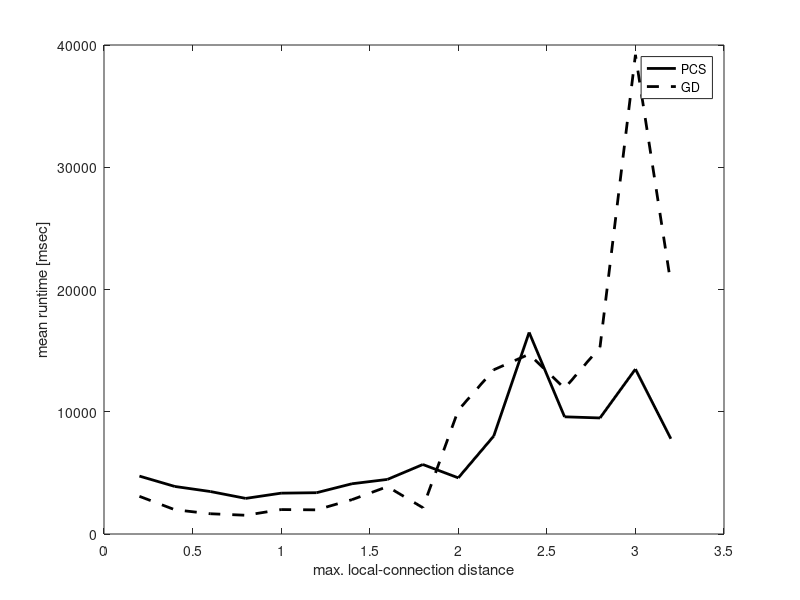
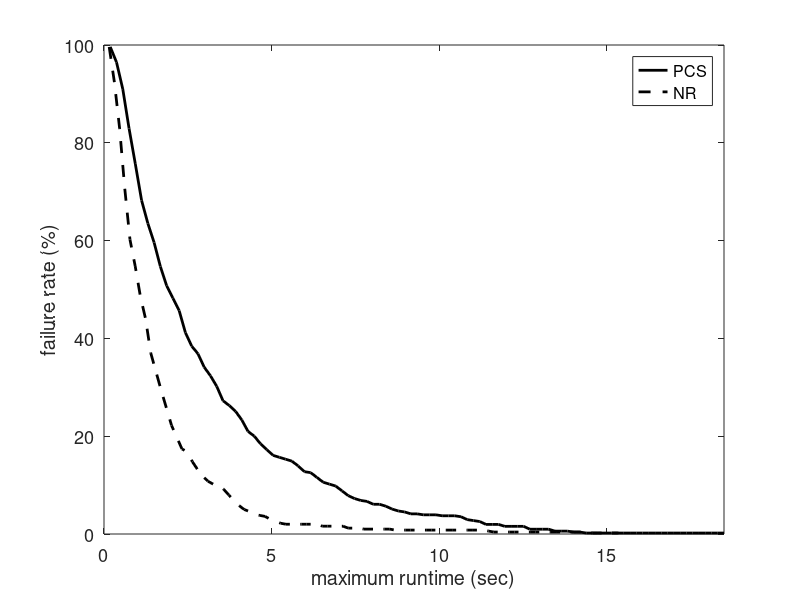

Write MATLAB code to recreate these figures, in order.
% Performance comparison between the PCS, GD (with KDL) approaches. 
% The experiment is in one scene with obstacles where the start and goal configurations
% are: Env. II
% 		c_start = {1.1, 1.1, 0, 1.24, -1.5708, 0, -0.79567, 0.60136, 0.43858, -0.74986, -1.0074, -0.092294};
% 		c_goal = {-1.1, 1.35, -0.2, -1, -1.9, 0, 0.80875, 0.72363, -0.47891, -1.0484, 0.73278, 1.7491};
% This while benchmarking the maximum step distance.
% With joint limits of the ABB robots.
% last updated: 09/28/17

clear all
clc

%%
planners = {'BiRRT','RRT','LazyRRT','SBL'};
plannerType = planners{2};
switch plannerType
    case 'BiRRT'
        D1 = load('Benchmark_BiRRT_PCS_3poles_rB.txt'); D1 = D1(D1(:,2)==1,:);
        D2 = load('Benchmark_BiRRT_GD_3poles_rB.txt'); D2 = D2(D2(:,2)==1,:);
    case 'RRT'
        D1 = load('Benchmark_RRT_PCS_3poles_rB.txt');  D1 = D1(D1(:,2)==1,:);
        D2 = load('Benchmark_RRT_GD_3poles_rB.txt'); D2 = D2(D2(:,2)==1,:);
    case 'LazyRRT'
        D1 = load('Benchmark_LazyRRT_PCS_3poles_rB.txt'); D1 = D1(D1(:,2)==1,:); D1 = D1(D1(:,1)~=0.8 & D1(:,1)~=1.2,:);
        D2 = load('Benchmark_LazyRRT_GD_3poles_rB.txt');  D2 = D2(D2(:,2)==1,:);
    case 'SBL'
        D1 = load('Benchmark_SBL_PCS_3poles_rB.txt'); D1 = D1(D1(:,2)==1,:);
        D2 = [load('Benchmark_SBL_GD_3poles_rB_1.txt'); load('Benchmark_SBL_GD_3poles_rB_2.txt')]; D2 = D2(D2(:,2)==1,:);
        D2 = D2(D2(:,2)==1,:);
end

%% 
disp(['Results for ' plannerType ':']);

%%
% PCS
rd = sort(unique(D1(:,1)));
for i = 1:length(rd)
    M = D1(D1(:,1)==rd(i), 2:end);
    td(i) = mean(M(:,3))*1e3;
    td_ste(i) = 1e3*std(M(:,4))/sqrt(size(M,1));
end

%%
% GD
rg = sort(unique(D2(:,1)));
for i = 1:length(rg)
    M = D2(D2(:,1)==rg(i), 2:end);
%     disp([i-1 rg(i)  size(M,1)])
    tg(i) = mean(M(:,3))*1e3;
    tg_ste(i) = 1e3*std(M(:,4))/sqrt(size(M,1));
end

%%
disp(' ');
[tdmin, id] = min(td);
[tgmin, ig] = min(tg);

%%
h = figure(1);
clf
plot(rd,td,'-k','linewidth',2);
% errorbar(rd,td,td_ste,'-k','linewidth',2);
hold on
plot(rg,tg,'--k','linewidth',2);
% errorbar(rg,tg,tg_ste,'--k','linewidth',2);
hold off
ylabel('mean runtime [msec]');
xlabel('max. local-connection distance');
legend('PCS','GD');
% xlim([0 6]);
% xlim([min(rd) max(rd)]);

%% 
sS = rd(id);
tmin = tdmin;
D1 = D1(D1(:,1)==sS, 2:end); 
verf = D1(:,1)==1;
suc = D1(:,2)==1;

D = D1;
disp('------------------------------------');
disp('PCS:');
disp(['Results of ' num2str(size(D,1)) ' queries.']);
disp(['Minimum avg. runtime is ' num2str(tmin) 'msec with d = ' num2str(sS) ]);
disp(['Plan distance: ' num2str(D(1,3)) ]);
disp(['Avg. runtime: ' num2str(mean(D(:,3))*1e3)  ' +/- ' num2str(std(D(:,3))/sqrt(size(D,1))*1e3) ' msec ']);
disp(['Min. runtime: ' num2str(min(D(:,3))*1e3) ' msec ']);
disp(['Avg. nodes in path: ' num2str(floor(mean(D(:,9)))) ]);
disp(['Avg. nodes in trees: ' num2str(floor(mean(D(:,10)))) ]);
disp(['Avg. number of projections: ' num2str(floor(mean(D(:,4)))) ]);
disp(['Avg. local-connection time: ' num2str(mean(D(:,11)./D(:,12))*1e3)  ' +/- ' num2str(std(D(:,11)./D(:,12))/sqrt(size(D,1))*1e3) ' msec ']);
disp(['Avg. total local-connection time: ' num2str(mean(D(:,11))*1e3)  ' +/- ' num2str(std(D(:,11))/sqrt(size(D,1))*1e3) ' msec ']);
disp(['Avg. number of local connection checks: ' num2str(mean(D(:,12)))]);
disp(['Avg. collision check time: ' num2str(mean(D(:,7))*1e3) ' msec.']);
disp(['Percent of successful local connections: ' num2str(100*mean(D(:,13)./D(:,12)))]);

%%
sS = rg(ig);
tmin = tgmin;
D2 = D2(D2(:,1)==sS, 2:end);
verf = D2(:,1)==1;
suc = D2(:,2)==1;

D = D2;
disp('------------------------------------');
disp('GD:');
disp(['Results of ' num2str(size(D,1)) ' queries.']);
disp(['Minimum avg. runtime is ' num2str(tmin) 'msec with d = ' num2str(sS) ]);
disp(['Plan distance: ' num2str(D(1,3)) ]);
disp(['Avg. runtime: ' num2str(mean(D(:,3))*1e3)  ' +/- ' num2str(std(D(:,3))/sqrt(size(D,1))*1e3) ' msec ']);
disp(['Min. runtime: ' num2str(min(D(:,3))*1e3) ' msec ']);
disp(['Avg. nodes in path: ' num2str(floor(mean(D(:,9)))) ]);
disp(['Avg. nodes in trees: ' num2str(floor(mean(D(:,10)))) ]);
disp(['Avg. number of projections: ' num2str(floor(mean(D(:,4)))) ]);
disp(['Avg. local-connection time: ' num2str(mean(D(:,11)./D(:,12))*1e3)  ' +/- ' num2str(std(D(:,11)./D(:,12))/sqrt(size(D,1))*1e3) ' msec ']);
disp(['Avg. total local-connection time: ' num2str(mean(D(:,11))*1e3)  ' +/- ' num2str(std(D(:,11))/sqrt(size(D,1))*1e3) ' msec ']);
disp(['Avg. number of local connection checks: ' num2str(mean(D(:,12)))]);
disp(['Avg. collision check time: ' num2str(mean(D(:,7))*1e3) ' msec.']);
disp(['Percent of successful local connections: ' num2str(100*mean(D(:,13)./D(:,12)))]);

%%
disp(' ');
disp(['Best speed-up: t_{pcs}/t_{gd} = ' num2str(tdmin/tgmin) ]);

%%
%%
%%
% PCS
td = D1(:,3);
maxT = max(td);
T1 = linspace(0,maxT,100);
T1 = T1(2:end);
for i = 1:length(T1)
    sd = td < T1(i);
    md(i) = mean(td(sd));
    Md(i) = 1-sum(sd)/length(td);
end
%%
% GD
tg = D2(:,3);
maxT = max(tg);
T2 = linspace(0,maxT,100);
T2 = T2(2:end);
for i = 1:length(T2)
    sg = tg < T2(i);
    mg(i) = mean(tg(sg));
    Mg(i) = 1-sum(sg)/length(tg);
end

%%
h = figure(2);
clf
plot(T1,Md*100,'-k','linewidth',2);
hold on
plot(T2,Mg*100,'--k','linewidth',2);
hold off
xlabel('maximum runtime (sec)');
ylabel('failure rate (%)');
legend('PCS','NR');
xlim([0 max([T1 T2])]);
% title(plannerType);
set(gca,'fontsize',13);
% set(h, 'Position', [100, 100, 800, 400]);
% print PCS_NR_runtime.eps -depsc -r200
